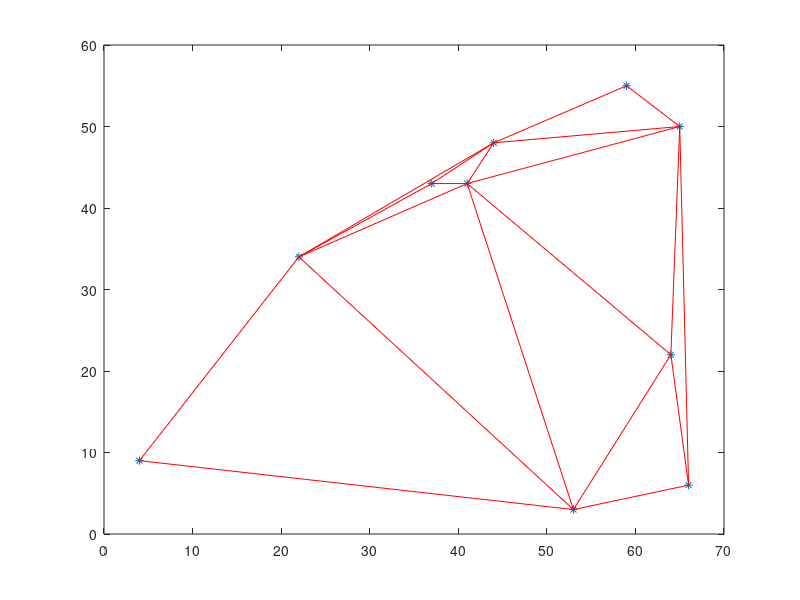

MATLAB code for this plot:
#!/usr/bin/octave -qf
x = [22.000000,44.000000,65.000000,37.000000,4.000000,64.000000,53.000000,66.000000,59.000000,41.000000];
y = [34.000000,48.000000,50.000000,43.000000,9.000000,22.000000,3.000000,6.000000,55.000000,43.000000];
plot(x,y,'*')
x = [4,53];
y = [9,3];
hold on
plot(x,y,'r')
x = [53,66];
y = [3,6];
hold on
plot(x,y,'r')
x = [66,65];
y = [6,50];
hold on
plot(x,y,'r')
x = [65,59];
y = [50,55];
hold on
plot(x,y,'r')
x = [59,44];
y = [55,48];
hold on
plot(x,y,'r')
x = [44,22];
y = [48,34];
hold on
plot(x,y,'r')
x = [22,4];
y = [34,9];
hold on
plot(x,y,'r')
x = [22,37];
y = [34,43];
hold on
plot(x,y,'r')
x = [22,53];
y = [34,3];
hold on
plot(x,y,'r')
x = [22,41];
y = [34,43];
hold on
plot(x,y,'r')
x = [44,65];
y = [48,50];
hold on
plot(x,y,'r')
x = [37,44];
y = [43,48];
hold on
plot(x,y,'r')
x = [37,41];
y = [43,43];
hold on
plot(x,y,'r')
x = [64,65];
y = [22,50];
hold on
plot(x,y,'r')
x = [64,66];
y = [22,6];
hold on
plot(x,y,'r')
x = [53,64];
y = [3,22];
hold on
plot(x,y,'r')
x = [41,44];
y = [43,48];
hold on
plot(x,y,'r')
x = [41,65];
y = [43,50];
hold on
plot(x,y,'r')
x = [41,64];
y = [43,22];
hold on
plot(x,y,'r')
x = [41,53];
y = [43,3];
hold on
plot(x,y,'r')
pause()